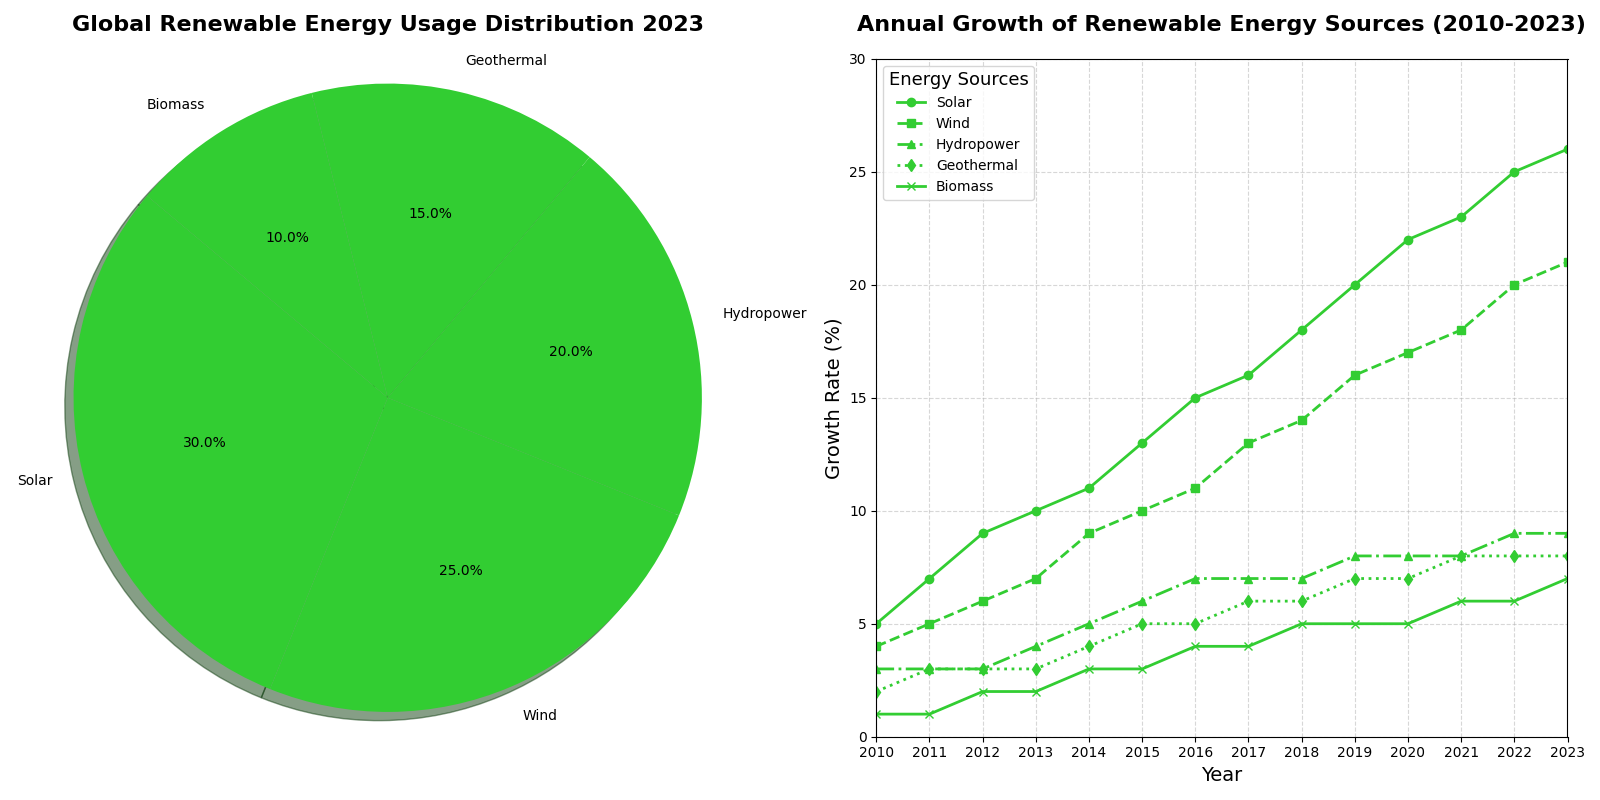

Write Python code to recreate this figure.
import matplotlib.pyplot as plt
import numpy as np

# Pie chart data: Renewable energy sources and their usage percentages
energy_sources = ['Solar', 'Wind', 'Hydropower', 'Geothermal', 'Biomass']
usage_percentages = [30, 25, 20, 15, 10]

# Subplot data: Annual growth data for each energy source (in percentage)
years = np.arange(2010, 2024)
solar_growth = [5, 7, 9, 10, 11, 13, 15, 16, 18, 20, 22, 23, 25, 26]
wind_growth = [4, 5, 6, 7, 9, 10, 11, 13, 14, 16, 17, 18, 20, 21]
hydro_growth = [3, 3, 3, 4, 5, 6, 7, 7, 7, 8, 8, 8, 9, 9]
geo_growth = [2, 3, 3, 3, 4, 5, 5, 6, 6, 7, 7, 8, 8, 8]
bio_growth = [1, 1, 2, 2, 3, 3, 4, 4, 5, 5, 5, 6, 6, 7]

# Consistent color for all plots
consistent_color = '#32CD32'

# Create the figure and set up two subplots
fig, (ax1, ax2) = plt.subplots(1, 2, figsize=(16, 8))

# First Plot: Pie Chart
ax1.pie(
    usage_percentages,
    labels=energy_sources,
    colors=[consistent_color] * len(energy_sources),
    autopct='%1.1f%%',
    startangle=140,
    shadow=True
)

# Set the title
ax1.set_title("Global Renewable Energy Usage Distribution 2023", fontsize=16, fontweight='bold', pad=20)

# Ensure the pie chart is circular
ax1.axis('equal')

# Second Plot: Line Chart for Annual Growth
ax2.plot(years, solar_growth, marker='o', linestyle='-', linewidth=2, color=consistent_color, label='Solar')
ax2.plot(years, wind_growth, marker='s', linestyle='--', linewidth=2, color=consistent_color, label='Wind')
ax2.plot(years, hydro_growth, marker='^', linestyle='-.', linewidth=2, color=consistent_color, label='Hydropower')
ax2.plot(years, geo_growth, marker='d', linestyle=':', linewidth=2, color=consistent_color, label='Geothermal')
ax2.plot(years, bio_growth, marker='x', linestyle='-', linewidth=2, color=consistent_color, label='Biomass')

# Customize the chart
ax2.set_title("Annual Growth of Renewable Energy Sources (2010-2023)", fontsize=16, fontweight='bold', pad=20)
ax2.set_xlabel("Year", fontsize=14)
ax2.set_ylabel("Growth Rate (%)", fontsize=14)
ax2.set_xticks(years)
ax2.set_xlim(2010, 2023)
ax2.set_ylim(0, 30)
ax2.legend(title="Energy Sources", loc="upper left", fontsize=10, title_fontsize='13')
ax2.grid(True, linestyle='--', alpha=0.5)

# Make the layout tight to prevent overlap
plt.tight_layout()

# Show the plot
plt.show()
